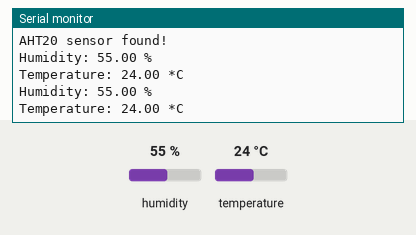
A sketch run on a simulated Arduino Uno, built with avr-gcc and run on an emulated ATmega328P. Parts: the last lines printed to the serial monitor. The test bench sets the inputs (shaded band); at power-on: humidity 55 %, temperature 24 °C.

Above: at 2.9 s.
3.0 s: humidity set to 22 %
At 4.7 s:
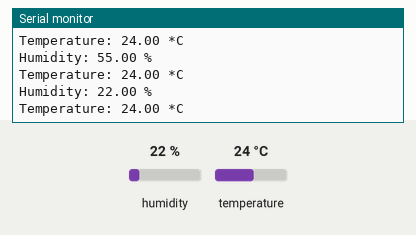
5.8 s: temperature set to 12 °C
At 6.8 s:
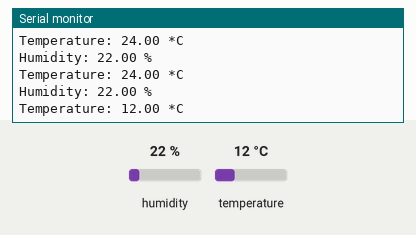
8.6 s: humidity set to 40 %
At 11.0 s:
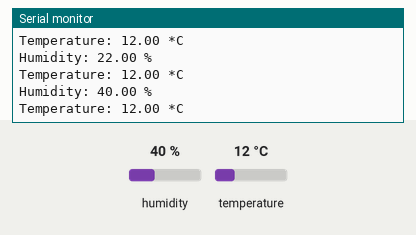
Timing chart, 0 to 12.5 s (numbered marks = the images above; inputs shaded):
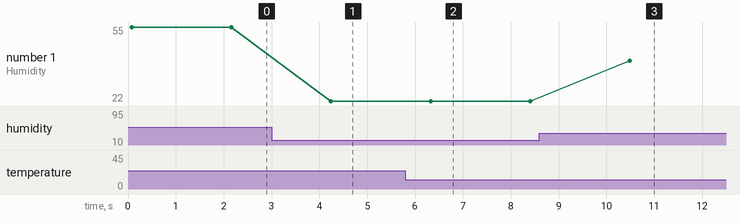

Measured:
- after the input at 3.0 s, the serial monitor: prints a new line after 1.2 s (image 1)
- after the input at 5.8 s, the serial monitor: prints a new line after 0.54 s (image 2)
- after the input at 8.6 s, the serial monitor: prints a new line after 1.9 s (image 3)
- plotted number 1: 55 → 22 after the input at 3.0 s, 22 → 40 after the input at 8.6 s

The sketch:

Humidity_and_temp_version.ino
```cpp
#include <Wire.h>
#include <Adafruit_Sensor.h>
#include <Adafruit_AHTX0.h>

// Create an AHT20 object
Adafruit_AHTX0 aht;

void setup() {
  Serial.begin(9600);  // Start serial communication at 9600 baud

  // Initialize the sensor
  if (!aht.begin()) {
    Serial.println("Could not find AHT20 sensor. Check wiring!");
    while (1);  // Halt the program if the sensor is not found
  }
  Serial.println("AHT20 sensor found!");
}

void loop() {
  sensors_event_t humidity, temp;

  // Get humidity and temperature events
  aht.getEvent(&humidity, &temp);

  // Print the results
  Serial.print("Humidity: ");
  Serial.print(humidity.relative_humidity);
  Serial.println(" %");

  Serial.print("Temperature: ");
  Serial.print(temp.temperature);
  Serial.println(" *C");

  delay(2000);  // Wait 2 seconds before the next reading
}
```
